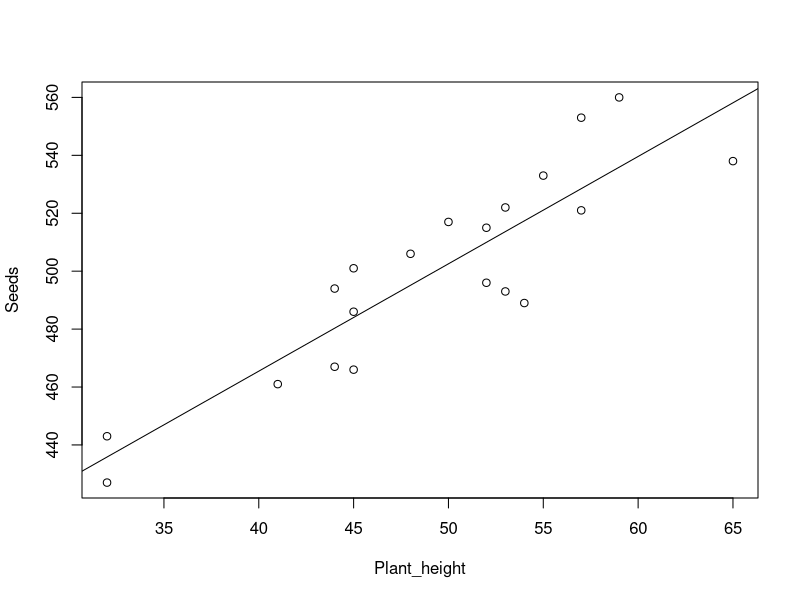
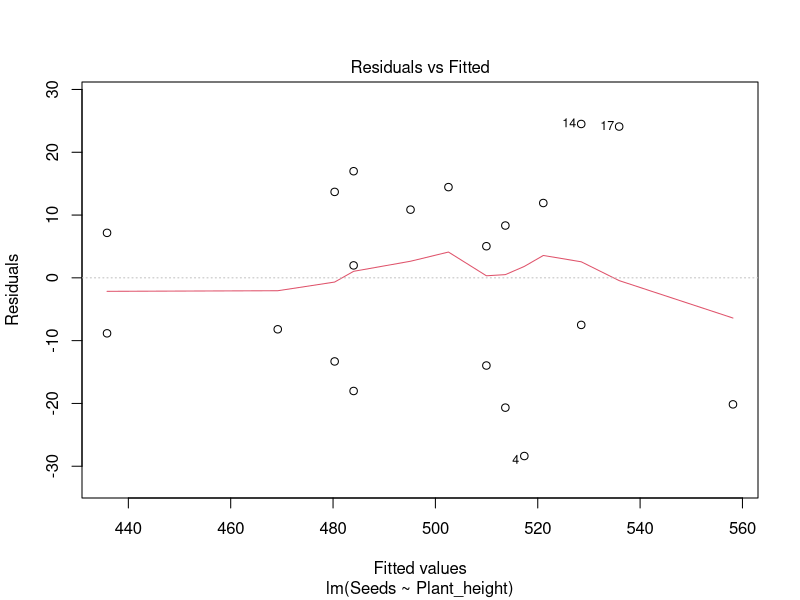
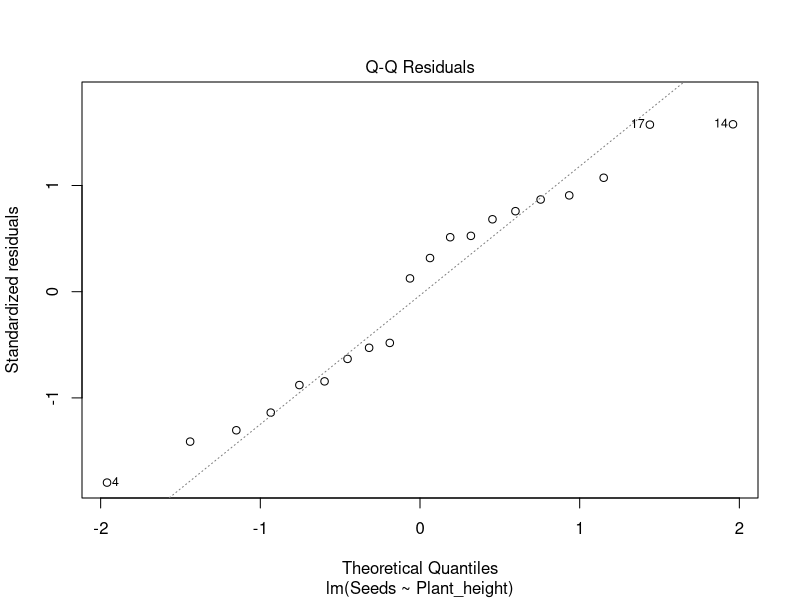
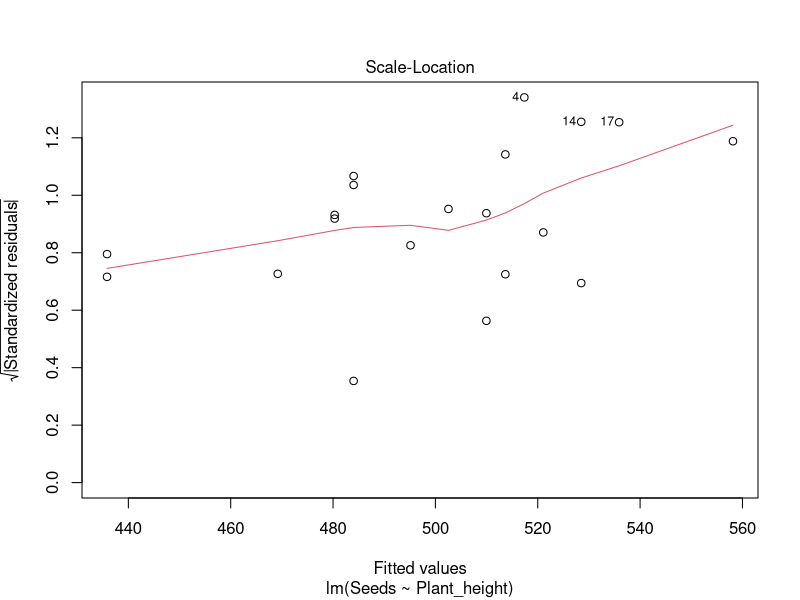
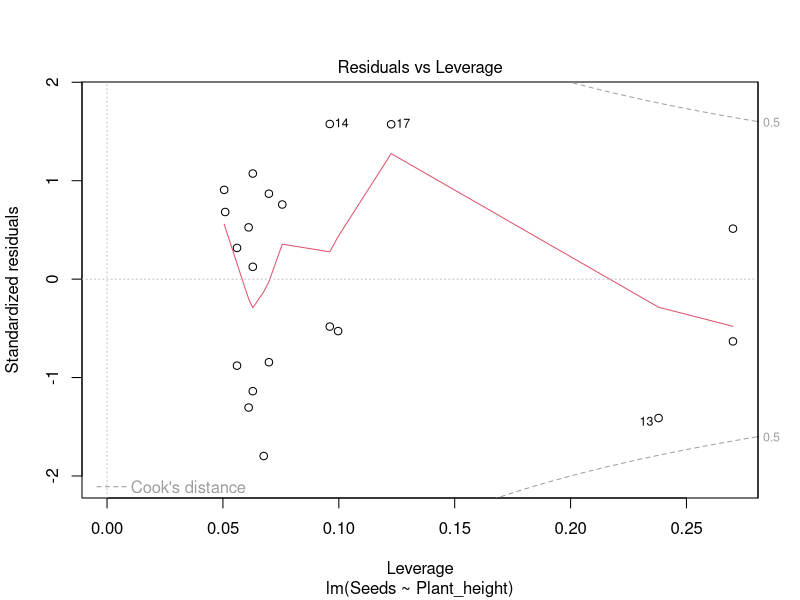

Write R code to recreate these figures, in order.
## ---- chunk 1
plant_reproduction_data <- read.table("data/plant_reproduction.txt",
                           header=T,
                           sep="\t",
                           dec=",") 
## ---- chunk 2
str(plant_reproduction_data)
## ---- chunk 3
head(plant_reproduction_data)
## ---- chunk 4
plot(Seeds~Plant_height,data=plant_reproduction_data)
abline(lm(Seeds~Plant_height,data=plant_reproduction_data))
## ---- chunk 5
m.plant_reproduction<-lm(Seeds~Plant_height,
                    data=plant_reproduction_data)
## ---- chunk 6
anova(m.plant_reproduction)
## ---- chunk 7
summary(m.plant_reproduction)
## ---- chunk 8
plot(m.plant_reproduction)
